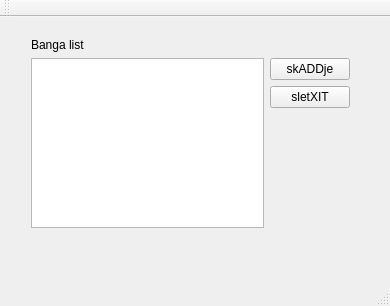
<?xml version="1.0" encoding="UTF-8"?>
<ui version="4.0">
 <class>TUIcomotiveClass</class>
 <widget class="QMainWindow" name="TUIcomotiveClass">
  <property name="geometry">
   <rect>
    <x>0</x>
    <y>0</y>
    <width>390</width>
    <height>306</height>
   </rect>
  </property>
  <property name="acceptDrops">
   <bool>true</bool>
  </property>
  <property name="windowTitle">
   <string>TUIcomotive</string>
  </property>
  <widget class="QWidget" name="centralWidget">
   <widget class="QWidget" name="">
    <property name="geometry">
     <rect>
      <x>20</x>
      <y>10</y>
      <width>341</width>
      <height>232</height>
     </rect>
    </property>
    <layout class="QGridLayout" name="gridLayout">
     <item row="0" column="0">
      <widget class="QLabel" name="label">
       <property name="text">
        <string>Banga list</string>
       </property>
      </widget>
     </item>
     <item row="1" column="0" colspan="2">
      <widget class="QListWidget" name="bangaList"/>
     </item>
     <item row="1" column="2">
      <layout class="QVBoxLayout" name="verticalLayout_2">
       <item>
        <widget class="QPushButton" name="addButton">
         <property name="text">
          <string>skADDje</string>
         </property>
        </widget>
       </item>
       <item>
        <widget class="QPushButton" name="deleteButton">
         <property name="text">
          <string>sletXIT</string>
         </property>
        </widget>
       </item>
       <item>
        <spacer name="verticalSpacer">
         <property name="orientation">
          <enum>Qt::Vertical</enum>
         </property>
         <property name="sizeHint" stdset="0">
          <size>
           <width>20</width>
           <height>128</height>
          </size>
         </property>
        </spacer>
       </item>
      </layout>
     </item>
     <item row="2" column="0">
      <widget class="QLabel" name="nameLabel">
       <property name="text">
        <string>&lt;No item selected&gt;</string>
       </property>
      </widget>
     </item>
     <item row="2" column="1">
      <widget class="QLabel" name="emailLabel">
       <property name="text">
        <string/>
       </property>
      </widget>
     </item>
    </layout>
   </widget>
  </widget>
  <widget class="QMenuBar" name="menuBar">
   <property name="geometry">
    <rect>
     <x>0</x>
     <y>0</y>
     <width>390</width>
     <height>21</height>
    </rect>
   </property>
  </widget>
  <widget class="QToolBar" name="mainToolBar">
   <attribute name="toolBarArea">
    <enum>TopToolBarArea</enum>
   </attribute>
   <attribute name="toolBarBreak">
    <bool>false</bool>
   </attribute>
  </widget>
  <widget class="QStatusBar" name="statusBar"/>
 </widget>
 <layoutdefault spacing="6" margin="11"/>
 <resources>
  <include location="TUIcomotive.qrc"/>
 </resources>
 <connections/>
</ui>
